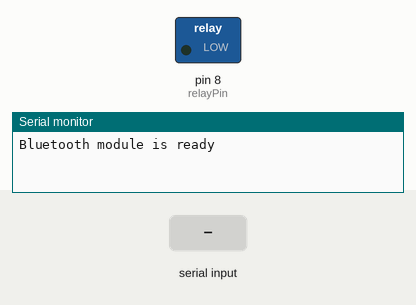
Recording of a sketch running on a simulated Arduino Uno, built with avr-gcc and run on an emulated ATmega328P. Parts: switched loads named in the sketch (green lamp = pin HIGH), the last lines printed to the serial monitor. Inputs (shaded band) come from the test bench.

Above: at 2.2 s.
2.3 s: "1" received over Serial
At 3.4 s:
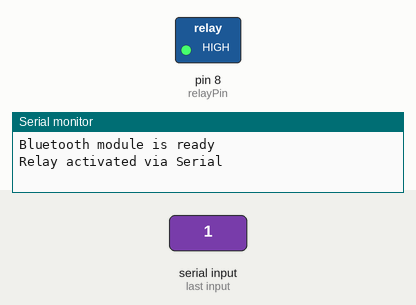
5.3 s: "0" received over Serial
At 5.6 s:
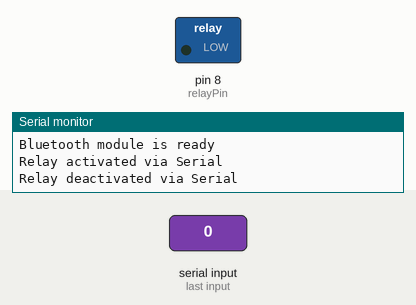
Timing chart, 0 to 8.3 s (numbered marks = the images above; inputs shaded):
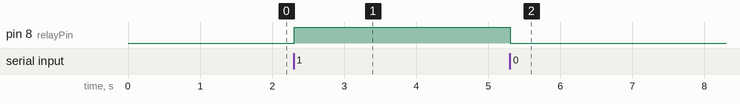

The sketch:

new1.ino
```cpp
// Libraries
#include <SoftwareSerial.h>

// Define software serial pins for Bluetooth module
SoftwareSerial bluetooth(2, 3); // RX, TX

// Define relay pin
const int relayPin = 8;

// Variable to store the data received from the Bluetooth module
char dataReceived = '0'; // Initialize with '0' (relay off)

void setup() {
  // Initialize serial communication for debugging
  Serial.begin(9600);
  while (!Serial);

  // Initialize Bluetooth serial communication
  bluetooth.begin(9600);

  // Set relay pin as output
  pinMode(relayPin, OUTPUT);
  digitalWrite(relayPin, LOW); // Ensure relay is initially off

  // Wait for the Bluetooth module to be ready
  delay(1000);
  Serial.println("Bluetooth module is ready");
}

void loop() {
  // Check if data is available from Bluetooth module
  while (bluetooth.available() > 0) {
    // Read the incoming data
    dataReceived = bluetooth.read();

    // Check if the received data is '1' or '0'
    if (dataReceived == '1') {
      digitalWrite(relayPin, HIGH); // Activate the relay
      Serial.println("Relay activated");
    } else if (dataReceived == '0') {
      digitalWrite(relayPin, LOW); // Deactivate the relay
      Serial.println("Relay deactivated");
    } else {
      Serial.println("Invalid data received");
    }
  }

  // Check if data is available from Serial monitor for debugging
  if (Serial.available()) {
    char debugData = Serial.read();
    if (debugData == '1') {
      digitalWrite(relayPin, HIGH); // Activate the relay
      bluetooth.write('1'); // Send feedback to Bluetooth module
      Serial.println("Relay activated via Serial");
    } else if (debugData == '0') {
      digitalWrite(relayPin, LOW); // Deactivate the relay
      bluetooth.write('0'); // Send feedback to Bluetooth module
      Serial.println("Relay deactivated via Serial");
    } else {
      Serial.println("Invalid command via Serial");
    }
  }

  // Add a small delay to prevent high CPU usage
  delay(10);
}
```

Measured:
- after the input at 2.3 s, pin 8 (relayPin): LOW → HIGH at once
- after the input at 5.3 s, pin 8 (relayPin): HIGH → LOW at once
